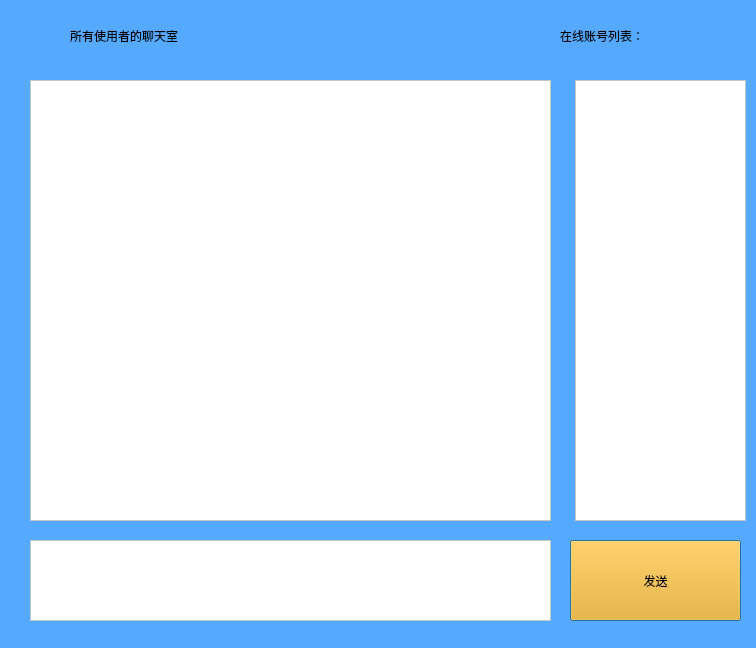
<?xml version="1.0" encoding="UTF-8"?>
<ui version="4.0">
 <class>chatroom</class>
 <widget class="QDialog" name="chatroom">
  <property name="geometry">
   <rect>
    <x>0</x>
    <y>0</y>
    <width>756</width>
    <height>648</height>
   </rect>
  </property>
  <property name="windowTitle">
   <string>无聊</string>
  </property>
  <property name="styleSheet">
   <string notr="true">background-color: rgb(85, 170, 255);</string>
  </property>
  <widget class="QTextEdit" name="textEdit">
   <property name="geometry">
    <rect>
     <x>30</x>
     <y>540</y>
     <width>521</width>
     <height>81</height>
    </rect>
   </property>
   <property name="styleSheet">
    <string notr="true">background-color: rgb(255, 255, 255);</string>
   </property>
  </widget>
  <widget class="QListWidget" name="listWidget_chat">
   <property name="geometry">
    <rect>
     <x>30</x>
     <y>80</y>
     <width>521</width>
     <height>441</height>
    </rect>
   </property>
   <property name="styleSheet">
    <string notr="true">background-color: rgb(255, 255, 255);
font: 18pt &quot;Adobe Arabic&quot;;</string>
   </property>
  </widget>
  <widget class="QPushButton" name="pushButton">
   <property name="geometry">
    <rect>
     <x>570</x>
     <y>540</y>
     <width>171</width>
     <height>81</height>
    </rect>
   </property>
   <property name="styleSheet">
    <string notr="true">font: 16pt &quot;Adobe Arabic&quot;;
background-color: rgb(255, 170, 0);</string>
   </property>
   <property name="text">
    <string>发送</string>
   </property>
  </widget>
  <widget class="QLabel" name="label_2">
   <property name="geometry">
    <rect>
     <x>560</x>
     <y>20</y>
     <width>181</width>
     <height>31</height>
    </rect>
   </property>
   <property name="styleSheet">
    <string notr="true">color: rgb(0, 0, 0);
font: 16pt &quot;Adobe Arabic&quot;;</string>
   </property>
   <property name="text">
    <string>在线账号列表：</string>
   </property>
  </widget>
  <widget class="QListWidget" name="listWidget_member">
   <property name="geometry">
    <rect>
     <x>575</x>
     <y>80</y>
     <width>171</width>
     <height>441</height>
    </rect>
   </property>
   <property name="styleSheet">
    <string notr="true">background-color: rgb(255, 255, 255);</string>
   </property>
  </widget>
  <widget class="QLabel" name="label">
   <property name="geometry">
    <rect>
     <x>70</x>
     <y>10</y>
     <width>361</width>
     <height>51</height>
    </rect>
   </property>
   <property name="styleSheet">
    <string notr="true">color: rgb(0, 0, 0);
font: 16pt &quot;Adobe Arabic&quot;;</string>
   </property>
   <property name="text">
    <string>所有使用者的聊天室</string>
   </property>
  </widget>
 </widget>
 <resources/>
 <connections/>
</ui>
